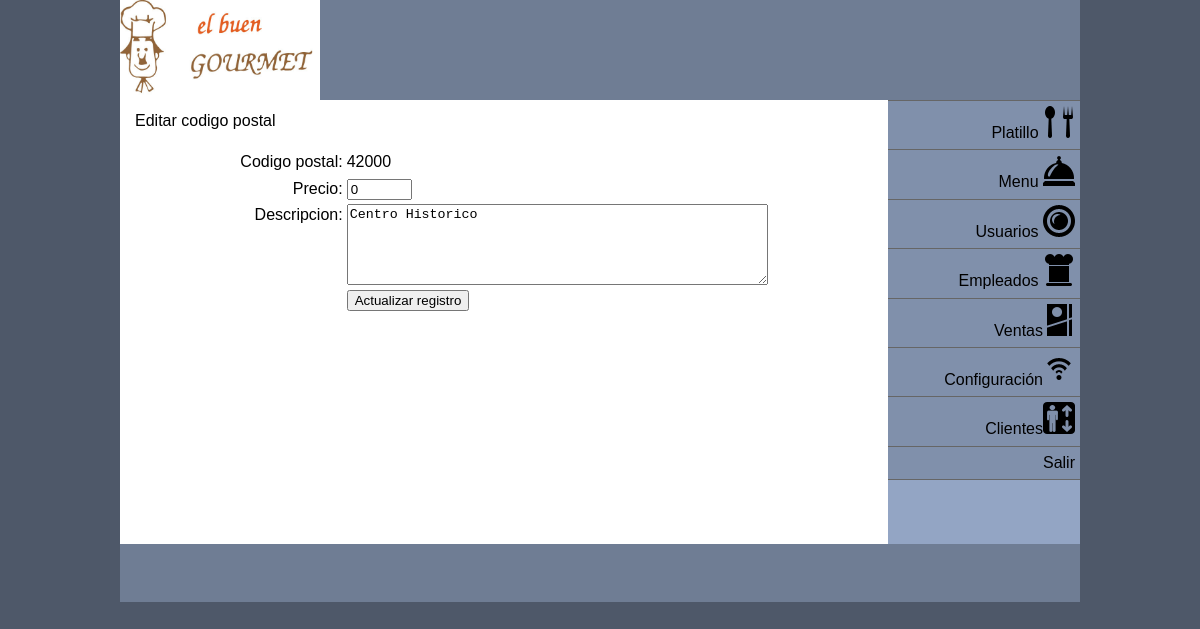
The app's page /System/Templates/Cod_pos/editar.php?cp=42000 (signed in) with its own data.
### tables this page shows
CREATE TABLE `cat_cp` (
  `cp` varchar(10) NOT NULL,
  `precio` double NOT NULL,
  `descripcion` varchar(225) DEFAULT NULL,
  PRIMARY KEY (`cp`)
);

### System/Templates/Cod_pos/editar.php (the view, shortened to what this page needs)
<?php require_once('../../Connections/COnexionGourmet.php'); ?>
<?php
if (!function_exists("GetSQLValueString")) {
function GetSQLValueString($theValue, $theType, $theDefinedValue = "", $theNotDefinedValue = "")
{
  $theValue = function_exists("mysql_real_escape_string") ? mysql_real_escape_string($theValue) : mysql_escape_string($theValue);
  switch ($theType) {
    case "text":
      $theValue = ($theValue != "") ? "'" . $theValue . "'" : "NULL";
      break;
  }
  return $theValue;
}
}
$editFormAction = $_SERVER['PHP_SELF'];
if (isset($_SERVER['QUERY_STRING'])) {
  $editFormAction .= "?" . htmlentities($_SERVER['QUERY_STRING']);
}
$colname_cp = "-1";
if (isset($_GET['cp'])) {
  $colname_cp = $_GET['cp'];
}
$query_cp = sprintf("SELECT * FROM cat_cp WHERE cp = %s", GetSQLValueString($colname_cp, "text"));
$cp = mysql_query($query_cp, $COnexionGourmet) or die(mysql_error());
$row_cp = mysql_fetch_assoc($cp);
?>
<!DOCTYPE html PUBLIC "-//W3C//DTD XHTML 1.0 Transitional//EN" "http://www.w3.org/TR/xhtml1/DTD/xhtml1-transitional.dtd">
<html xmlns="http://www.w3.org/1999/xhtml">
<head>
<link href="../../SpryAssets/SpryValidationTextField.css" rel="stylesheet" type="text/css" />
<link href="../../SpryAssets/SpryValidationTextarea.css" rel="stylesheet" type="text/css" />
</head>
<body>
<div class="container">
  <div class="header"><a href="../../menuAdmin.php"><img src="../../Img/logox.jpg" width="200" height="100" /></a></div>
  <div class="sidebar1">
    <div align="right">
      <ul class="nav">
        <li><a href="../../MenuPlatillo.php">Platillo <img src="../../Img/icons/spoon-fork.png" width="32" height="32" /></a></li>
        <li><a href="../../Menumenu.php">Menu <img src="../../Img/icons/bell.png" width="32" height="32" /></a></li>
        <li><a href="../../menu%20usuarios.php">Usuarios <img src="../../Img/icons/plate.png" width="32" height="32" /></a></li>
        <li><a href="../../menu%20empleado.php">Empleados <img src="../../Img/icons/chef-hat.png" width="32" height="32" /></a></li>
        <li><a href="../../menuVentas.php">Ventas<img src="../../Img/icons/menu-card.png" width="32" height="32" alt="Administrar ventas" /></a></li>
        <li><a href="../../menuConfiguracion.php">Configuración<img src="../../Img/icons/wifi.png" width="32" height="32" /></a></li>
        <li><a href="../../Menu%20Clientes.php">Clientes<img src="../../Img/icons/lift.png" width="32" height="32" alt="clientes" /></a></li>
        <li><a href="../../Loging.php">Salir</a></li>
      </ul>
    </div>
    <p align="right">&nbsp;</p>
  </div>
  <div class="content">
    <p>Editar codigo postal    </p>
    <form action="<?php echo $editFormAction; ?>" method="post" name="form1" id="form1">
      <table align="center">
        <tr valign="baseline">
          <td nowrap="nowrap" align="right">Codigo postal:</td>
          <td><?php echo $row_cp['cp']; ?></td>
        </tr>
        <tr valign="baseline">
          <td nowrap="nowrap" align="right">Precio:</td>
          <td><span id="sprytextfield1">
            <input type="text" name="precio" value="<?php echo htmlentities($row_cp['precio'], ENT_COMPAT, 'utf-8'); ?>" size="5" />
          <span class="textfieldRequiredMsg">Se necesita un valor.</span></span></td>
        </tr>
        <tr valign="baseline">
          <td nowrap="nowrap" align="right" valign="top">Descripcion:</td>
          <td><span id="sprytextarea1">
            <textarea name="descripcion" cols="50" rows="5"><?php echo htmlentities($row_cp['descripcion'], ENT_COMPAT, 'utf-8'); ?></textarea>
          <span class="textareaRequiredMsg">Se necesita un valor.</span></span></td>
        </tr>
        <tr valign="baseline">
          <td nowrap="nowrap" align="right">&nbsp;</td>
          <td><input type="submit" value="Actualizar registro" /></td>
        </tr>
      </table>
  </form>
    <p>&nbsp;</p>
    <p>&nbsp;</p>
  </div>
  <div class="footer">
    <p align="right">&nbsp;</p>
    </div>
  </div>
</body>
</html>

### System/Templates/Cod_pos/editar.php (style rules this page uses)
ul, ol, dl { padding: 0; margin: 0; }
h1, h2, h3, h4, h5, h6, p { margin-top: 0; padding-right: 15px; padding-left: 15px; }
a img { border: none; }
a:link { color: #414958; }
.container { width: 80%; max-width: 1260px; min-width: 780px; background-color: #FFF; margin: 0 auto; }
.header { background-color: #6F7D94; }
.sidebar1 { float: right; width: 20%; background-color: #93A5C4; padding-bottom: 10px; }
.content { padding: 10px 0; width: 80%; float: right; }
ul.nav { list-style: none; border-top: 1px solid #666; margin-bottom: 15px; }
ul.nav li { border-bottom: 1px solid #666; }
ul.nav a, ul.nav a:visited { padding: 5px 5px 5px 15px; display: block; text-decoration: none; background-color: #8090AB; color: #000; }
.footer { padding: 10px 0; background-color: #6F7D94; position: relative; clear: both; }

### records on screen
cat_cp: cp "42000", precio "0", descripcion "Centro Historico"
